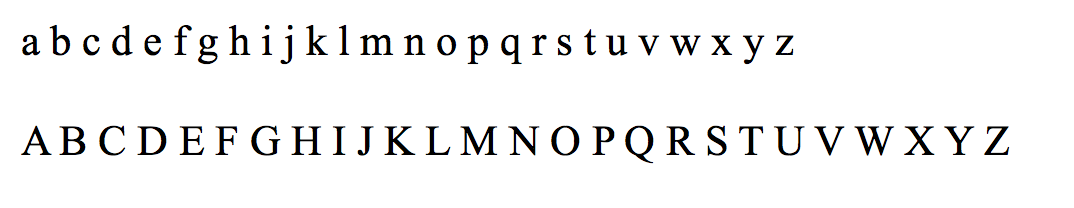
%> input picture OCR/Image_Database/Time_news_romance.png, 1074 x 208 px
$ octave Main.m   (GNU Octave 9; MATLAB toolbox functions it lacks are replaced by stand-ins)
%> lines starting %> are read from the running program, lines starting %| are printed output that depends on the picture; in (x1, y1, x2, y2) boxes, pixels count from 0 and x2, y2 are one past the last pixel; in counts of white or black regions, pixels touching at a corner belong together; the program's own positions count from 1
### OCR/lines.m
function [fl, re]=lines(im_texto)
% [8 lines of commented-out code are left out]


im_texto = clip(im_texto);
num_filas = size(im_texto,1);
for s=1:num_filas
    if sum(im_texto(s,:))==0
        nm = im_texto(1:s-1, :); % First line matrix
        rm = im_texto(s:end, :); % Remain line matrix


        fl = clip(nm);

        re = clip(rm);

        %*-*-*Uncomment lines below to see the result*-*-*-*-
        %         subplot(2,1,1);imshow(fl);
        %         subplot(2,1,2);imshow(re);
        break
    else
        fl = im_texto;%Only one line.
        re = [ ];
    end
end

function img_out=clip(img_in)
[f c] = find(img_in);
img_out = img_in(min(f):max(f),min(c):max(c));%Crops image

### OCR/evaluateOCRTraining.m

% Auto-generated by ocrTrainer app on 13-Mar-2017
%-------------------------------------------------------
%
% evaluateOCRTraining Evaluate OCR training
% results = evaluateOCRTraining(I) runs OCR using the trained language model
% and returns an image, ocrI, that has been annotated with the recognition
% results.
%
% ocrI = evaluateOCRTraining(..., roi) optionally limit OCR to a
% rectangular region of interest, roi, within I. Use this if I contains a
% lot of non-text background, which can hinder OCR performance.
%
% [..., results] = evaluateOCRTraining(I) optionally returns the detailed
% recogition results in an ocrText object.
%
% Notes
% -----
%
% 1) You may need to pre-process your test images to remove noise and
%    improve text segmentation.
%
% 2) You may need to modify the OCR 'TextLayout' parameter used below to
%    something that is more suitable for your input images.
%
% 3) You may need to re-train your language using more training samples.
%
% 4) You may need to modify this function and pass a region of interest
%    (ROI) to the OCR function. This is required if your image has a lot
%    of non-text background. Alternatively, use IMCROP to manually crop the
%    image before evaluating OCR.
%
% Example 1 - Draw an ROI and evaluate OCR training
% ---------------------------------------------------
%  I = imread('/Users/Tonmai/Documents/MATLAB/GPBL_OCR/Image_Database/Time_news_romance.png');
%  figure
%  imshow(I)
%
%  % Draw a region of interest
%  h = imrect
%
%  % Evaluate OCR within ROI
%  roi = h.getPosition;
%  ocrI = evaluateOCRTraining(I, roi);
%
%  % Show results
%  figure
%  imshow(ocrI)
%
%  Example 2 - Get all OCR results
%  -------------------------------
%  I = imread('/Users/Tonmai/Documents/MATLAB/GPBL_OCR/Image_Database/Time_news_romance.png');
%  [ocrI, results] = evaluateOCRTraining(I);
%  results.Text
%  results.CharacterConfidences
%
%  Example 3 - Batch OCR evaluation
%  --------------------------------
%  % Save this generated function and use it in the imageBatchProcessor
%  imageBatchProcessor
%
% See also ocr, ocrTrainer, ocrText
function [ocrI, results] = evaluateOCRTraining(I, roi)

% Location of trained OCR language data
trainedLanguage = '/Users/Tonmai/Documents/MATLAB/GPBL_OCR/myLang/tessdata/myLang.traineddata';

% Run OCR using trained language. You may need to modify OCR parameters or
% pre-process your test images for optimal results. Also, consider
% specifying an ROI input to OCR in case your images have a lot of non-text
% background.
layout = 'Block';
if nargin == 2
    results = ocr(I, roi, ...
        'Language', trainedLanguage, ...
        'TextLayout', layout);
else
    results = ocr(I, ...
        'Language', trainedLanguage, ...
        'TextLayout', layout);
end

ocrI = insertOCRAnnotation(I, results);

%--------------------------------------------------------------------------
% Annotate I with OCR results.
%--------------------------------------------------------------------------
% [34 lines left out: function insertOCRAnnotation, not called in this run]

### OCR/Main.m
% PRINCIPAL PROGRAM

warning off %#ok<WNOFF>
% Clear all
clc, close all, clear all

% Read image LOAD AN IMAGE
[filename, pathname] = uigetfile('*','LOAD AN IMAGE');
%> the answer given: Image_Database/Time_news_romance.png
imagen = imread(fullfile(pathname, filename));
%> imagen is the input picture: size 208x1074x3 uint8; mean R, G, B 242, 241.9, 242

% Show image
imshow(imagen);
title('ENTER');

% Convert to gray scale
if size(imagen,3) == 3 %RGB image
    imagen=rgb2gray(imagen);
%> imagen: size 208x1074 uint8
end
% Convert to BW
threshold = graythresh(imagen);
%> threshold = 0.533
imagen =~ imbinarize(imagen,threshold);
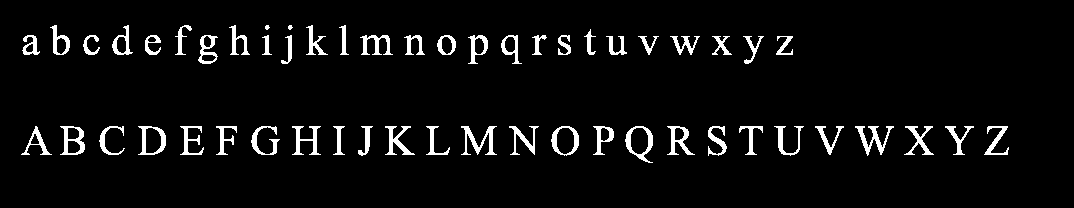
%> imagen: size 208x1074 logical; 5.1% white; 54 white regions (2 under 20 px), largest, box (x1, y1, x2, y2) and area: (461, 126, 497, 155) 391, (855, 126, 894, 156) 377, (625, 126, 653, 163) 338
%> the run ends on the next line


%Storage matrix word from image
word = [ ];
re = imagen;

%Make and open *.txt as file for write
b = find(filename=='.');
pathname = [pathname filename(:,1:b-1) '.TXT'] ;
[FileName, PathName]= uiputfile('*.txt','Where do you want to save?', pathname);
save(fullfile(PathName, FileName));
fid = fopen(fullfile(PathName, FileName), 'wt');


tic

while 1
    [fl, re] = lines(re);
    [ocrI, results] = evaluateOCRTraining(fl);

$ run again, with OCR/Image_Database/Arial_New.png copied over OCR/Image_Database/Time_news_romance.png
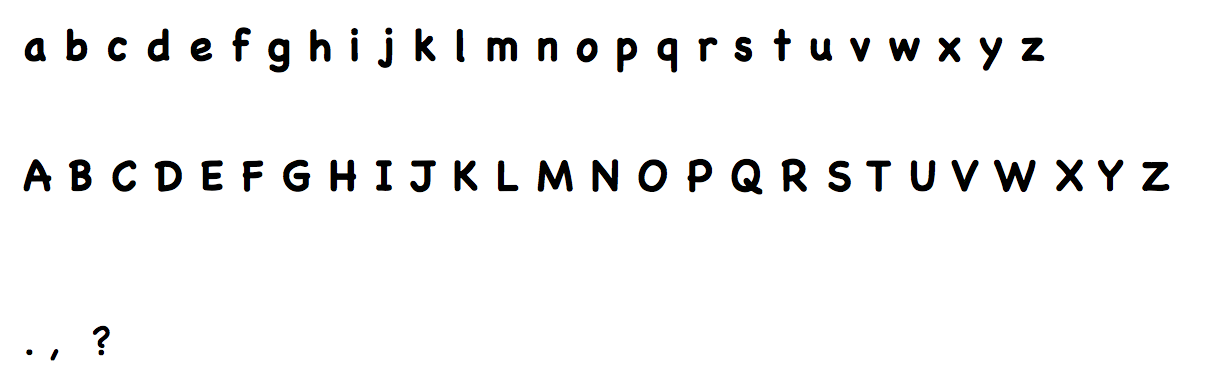
%> input picture OCR/Image_Database/Arial_New.png, 1214 x 386 px
%> imagen is the input picture: size 386x1214x3 uint8; mean R, G, B 244.2, 244.1, 244.2
%> threshold = 0.514
%> `imagen =~ imbinarize(imagen,threshold);`:
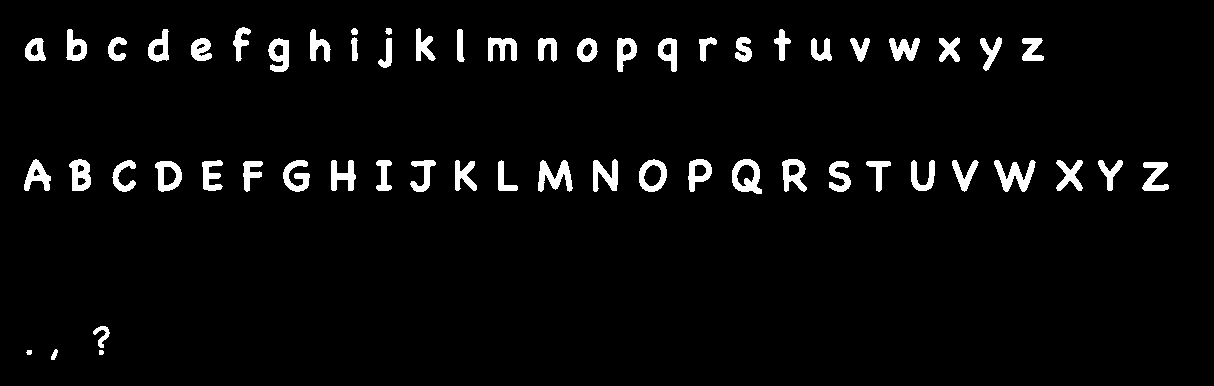
%> imagen: size 386x1214 logical; 4.2% white; 58 white regions, largest, box (x1, y1, x2, y2) and area: (994, 160, 1036, 192) 633, (538, 160, 573, 192) 604, (732, 159, 762, 194) 577
